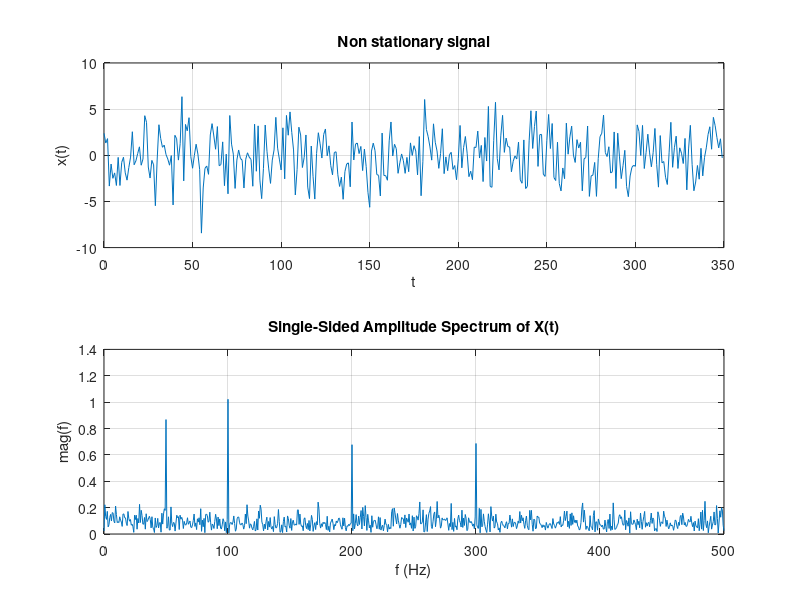

This figure's MATLAB source: (Note: this script raises an error after producing the figure.)
% Wavelet analysis is a powerful technique for examining frequency and 
% timing details of complex, non-stationary signals. Unlike Fourier 
% transforms, the wavelet transform allows us to analyze how different 
% frequency components vary over time, making it ideal for signals whose 
% frequency structure changes during acquisition.

clear; close all; clc;


% Specify the parameters of a signal with a sampling frequency of 1 kHz and
% a signal duration of 1.5 seconds.
fs = 1000;            % Sampling frequency                    
ts = 1/fs;            % Sampling period       
l = 1500;             % Length of signal
t = (0:l-1)*ts;       % Time vector
f = fs*(0:(l/2))/l;   % Scaling


% Form a signal of sinusoid with some frequencies
frequencies = [50, 100, 200, 300];
stationary_signal = 0.9*sin(2*pi*frequencies(1)*t) + ...
                    sin(2*pi*frequencies(2)*t) + ...
                    0.8*sin(2*pi*frequencies(3)*t) + ...
                    0.7*sin(2*pi*frequencies(4)*t);


% Corrupt the signal with zero-mean white noise
non_stationary_signal = stationary_signal + 2*randn(size(t));


% Plot the noisy signal in the time domain. It is difficult to identify the
% frequency components by looking at the signal x(t).
figure;
signal_slider = 350;
subplot(211), plot(1000*t(1:signal_slider),non_stationary_signal(1:signal_slider)), grid;
title('Non stationary signal');
xlabel('t'), ylabel('x(t)');


% Compute the Fourier transform of the signal.
X_non_stationary_signal = fft(non_stationary_signal);

% Compute the two-sided spectrum P2. Then compute the single-sided spectrum
% P1 based on P2 and the even-valued signal length L.
mag_non_stationary_signal = abs(X_non_stationary_signal/l); 
half_mag_non_stationary_signal = mag_non_stationary_signal(1:l/2+1);
half_mag_non_stationary_signal(2:end-1) = 2*half_mag_non_stationary_signal(2:end-1);


% Define the frequency domain f and plot the single-sided amplitude 
% spectrum P1. The amplitudes are not exactly at 0.7 and 1, as expected, 
% because of the added noise.
% On average, longer signals produce better frequency approximations.
subplot(212), plot(f, half_mag_non_stationary_signal), grid;
title('Single-Sided Amplitude Spectrum of X(t)')
xlabel('f (Hz)'), ylabel('mag(f)');

% Indeed, it can be noted that in the case of a stationary signal, the 
% spectrum analysis is more difficult due to this additional "noise". 
% Indeed, in this case, it is possible to confuse the small amplitude 
% frequency components with the noise surrounding them. Therefore, for 
% non-stationary signals it is recommended to use a different 
% transformation that allows a more accurate analysis of the spectrum.



%% Fast DWT - MALLAT ALGORITHM
% The key idea of Mallat's algorithm is to represent a signal through a 
% series of approximations and details at different scales. Initially, the 
% signal is filtered with a low pass filter to obtain the low frequency 
% approximation, i.e. the coarse details of the signal. Then, the same 
% signal is filtered with a high-pass filter to extract high-frequency 
% details. These steps are repeated sequentially to obtain a series of 
% approximations and details at different scales.
% After each filtering pass, subsampling occurs, which results in a 
% reduction in the frequency of the signal. In practice, this means 
% selecting every second sample of the signal, thus reducing the size of 
% the data. This step is crucial to obtain an efficient and compact 
% representation of the signal at different scales.
% By repeating the process of filtering and subsampling, Mallat's algorithm
% creates a pyramid representation of the signal, where the approximations 
% become increasingly "coarse" and higher-frequency details are captured at
% different scales. This pyramid representation offers a multi-resolution 
% view of the signal, which is extremely useful in a variety of 
% applications, such as data compression, image processing and signal 
% analysis.

%% Signal decomposition
% In this case, being an application example, a 4-level decomposition will 
% be used. Obviously this decomposition could be iterated for further levels
levels = 4;
initial_frequency = 1;  % 1 Hz = 6.28 rad/s
cutoff_frequency = initial_frequency/2;     % 0.5 Hz = 3.14 rad/s
subsampling_factor = 2;
% The length of the signal is increased by introducing zeros in the tail so
% as not to have division problems when the filters are used at each level
target_length = 2048;
non_stationary_signal = [non_stationary_signal zeros(1, target_length-length(non_stationary_signal))];

%% 1st level
low_pass_1_level = lowpass(non_stationary_signal, cutoff_frequency);
low_pass_1_level = low_pass_1_level( 1 : subsampling_factor : end);
high_pass_1_level = highpass(non_stationary_signal, cutoff_frequency);
high_pass_1_level = high_pass_1_level( 1 : subsampling_factor : end);
figure;
subplot(211);
plot(1:1:target_length, non_stationary_signal(1:1:target_length));
hold on; 
plot(1:1:target_length/2, low_pass_1_level(1:1:target_length/2)), grid;
title('non-stationary-signal, lowpass-filter-1-level');
subplot(212);
plot(1:1:target_length, non_stationary_signal(1:1:target_length));
hold on; 
plot(1:1:target_length/2, high_pass_1_level(1:1:target_length/2)), grid;
title('non-stationary-signal, highpass-filter-1-level - DWT coefficients');

%% 2nd level
low_pass_2_level = lowpass(low_pass_1_level, cutoff_frequency/2);
low_pass_2_level = low_pass_2_level( 1 : subsampling_factor : end);
high_pass_2_level = highpass(high_pass_1_level, cutoff_frequency/2);
high_pass_2_level = high_pass_2_level( 1 : subsampling_factor : end);
figure;
subplot(211);
plot(1:1:target_length, non_stationary_signal(1:1:target_length));
hold on; 
plot(1:1:target_length/4, low_pass_2_level(1:1:target_length/4)), grid;
title('non-stationary-signal, lowpass-filter-2-level');
subplot(212);
plot(1:1:target_length, non_stationary_signal(1:1:target_length));
hold on; 
plot(1:1:target_length/4, high_pass_2_level(1:1:target_length/4)), grid;
title('non-stationary-signal, highpass-filter-2-level - DWT coefficients');

%% 3rd level
low_pass_3_level = lowpass(low_pass_2_level, cutoff_frequency/4);
low_pass_3_level = low_pass_3_level( 1 : subsampling_factor : end);
high_pass_3_level = highpass(high_pass_2_level, cutoff_frequency/4);
high_pass_3_level = high_pass_3_level( 1 : subsampling_factor : end);
figure;
subplot(211);
plot(1:1:target_length, non_stationary_signal(1:1:target_length));
hold on; 
plot(1:1:target_length/8, low_pass_3_level(1:1:target_length/8)), grid;
title('non-stationary-signal, lowpass-filter-3-level');
subplot(212);
plot(1:1:target_length, non_stationary_signal(1:1:target_length));
hold on; 
plot(1:1:target_length/8, high_pass_3_level(1:1:target_length/8)), grid;
title('non-stationary-signal, highpass-filter-3-level - DWT coefficients');

%% 4th level
low_pass_4_level = lowpass(low_pass_3_level, cutoff_frequency/8);
low_pass_4_level = low_pass_4_level( 1 : subsampling_factor : end);
high_pass_4_level = highpass(high_pass_3_level, cutoff_frequency/8);
high_pass_4_level = high_pass_4_level( 1 : subsampling_factor : end);
figure;
subplot(211);
plot(1:1:target_length, non_stationary_signal(1:1:target_length));
hold on; 
plot(1:1:target_length/16, low_pass_4_level(1:1:target_length/16)), grid;
title('non-stationary-signal, lowpass-filter-4-level');
subplot(212);
plot(1:1:target_length, non_stationary_signal(1:1:target_length));
hold on; 
plot(1:1:target_length/16, high_pass_4_level(1:1:target_length/16)), grid;
title('non-stationary-signal, highpass-filter-4-level - DWT coefficients');


%% Signal reconstruction
% In Mallat's algorithm, the reconstruction of the signal starting from the
% approximations and details obtained through the wave decomposition takes 
% place through an inverse process. This process involves the use of 
% lowpass and highpass filters, along with the upsampling pass.
% After obtaining the approximations and details at different scales 
% through wave decomposition, the reconstruction process begins with the 
% upsampling phase. Upsampling involves expanding the signal to twice the 
% frequency of its original sampled frequency. This means that zeros are 
% added between signal samples to increase their size.
% Next, the upsampled signal is filtered with a lowpass filter and a 
% highpass filter. The low-pass filter is used to reconstruct the 
% approximation of the low-frequency signal, while the high-pass filter is 
% used to reintroduce high-frequency detail. These filters are designed to 
% be the "conjugates" of the filters used in the decomposition step.
% The outputs of the lowpass and highpass filters are then summed to obtain
% a single approximation of the reconstruction. This approximation is 
% associated with the higher (coarser) scale of the wave decomposition. The
% reconstruction process continues iterating through the different scales, 
% gradually adding high-frequency detail to achieve a complete 
% reconstruction of the original signal.
% The entire reconstruction process using Mallat's algorithm uses 
% upsampling and low-pass/high-pass filters to combine the approximations 
% and details at different scales and obtain a final approximation of the 
% original non-stationary signal. This technique is particularly useful in 
% applications where it is desired to analyze and manipulate non-stationary
% signals, such as in image processing, data compression, and many other 
% areas of signal processing and data analysis.
lowpass_cutoff_frequencies_reconstruction = [0.48296, 0.8365, 0.22414, -0.12941];
highpass_cutoff_frequencies_reconstruction = [-0.12941, -0.22414, 0.8365, -0.48296];

upsampling_factor = 2;


high_pass_4_level_upsampled = upsample(high_pass_4_level, upsampling_factor);
low_pass_4_level_upsampled = upsample(low_pass_4_level, upsampling_factor);
high_pass_4_level_upsampled_tosum = highpass(high_pass_4_level_upsampled, cutoff_frequency/16);
low_pass_4_level_upsampled_tosum = lowpass(low_pass_4_level_upsampled, cutoff_frequency/16);
level_4 = high_pass_4_level_upsampled_tosum + low_pass_4_level_upsampled_tosum;

high_pass_3_level_upsampled = upsample(high_pass_3_level, upsampling_factor);
low_pass_3_level_upsampled = upsample(level_4, upsampling_factor);
high_pass_3_level_upsampled_tosum = highpass(high_pass_3_level_upsampled, cutoff_frequency/8);
low_pass_3_level_upsampled_tosum = lowpass(low_pass_3_level_upsampled, cutoff_frequency/8);
level_3 = high_pass_3_level_upsampled_tosum + low_pass_3_level_upsampled_tosum;

high_pass_2_level_upsampled = upsample(high_pass_2_level, upsampling_factor);
low_pass_2_level_upsampled = upsample(level_3, upsampling_factor);
high_pass_2_level_upsampled_tosum = highpass(high_pass_2_level_upsampled, cutoff_frequency/4);
low_pass_2_level_upsampled_tosum = lowpass(low_pass_2_level_upsampled, cutoff_frequency/4);
level_2 = high_pass_2_level_upsampled_tosum + low_pass_2_level_upsampled_tosum;

high_pass_1_level_upsampled = upsample(high_pass_1_level, upsampling_factor);
low_pass_1_level_upsampled = upsample(level_2, upsampling_factor);
high_pass_1_level_upsampled_tosum = highpass(high_pass_1_level_upsampled, cutoff_frequency/2);
low_pass_1_level_upsampled_tosum = lowpass(low_pass_1_level_upsampled, cutoff_frequency/2);
level_1 = high_pass_1_level_upsampled_tosum + low_pass_1_level_upsampled_tosum;

reconstructed_signal = level_1;

figure, plot(1:1:target_length, non_stationary_signal), hold on, plot(1:1:target_length, reconstructed_signal);
legend('initial','reconstructed'), grid;


%% Audio comparison
% To verify the correspondence between the original signal and the 
% reconstructed one, it is assumed that this signal is an audio signal. 
% Therefore, we proceed with an audio comparison
player_nonstationary_signal = audioplayer(non_stationary_signal, fs);
play(player_nonstationary_signal);
pause(5);
player_reconstructed_signal = audioplayer(reconstructed_signal, fs);
play(player_reconstructed_signal);

%% Error analysis
% Furthermore, the error occurs, i.e. how much the reconstructed signal 
% deviates from the original signal
figure, plot(1:1:target_length, non_stationary_signal-reconstructed_signal), legend('difference'), grid;

